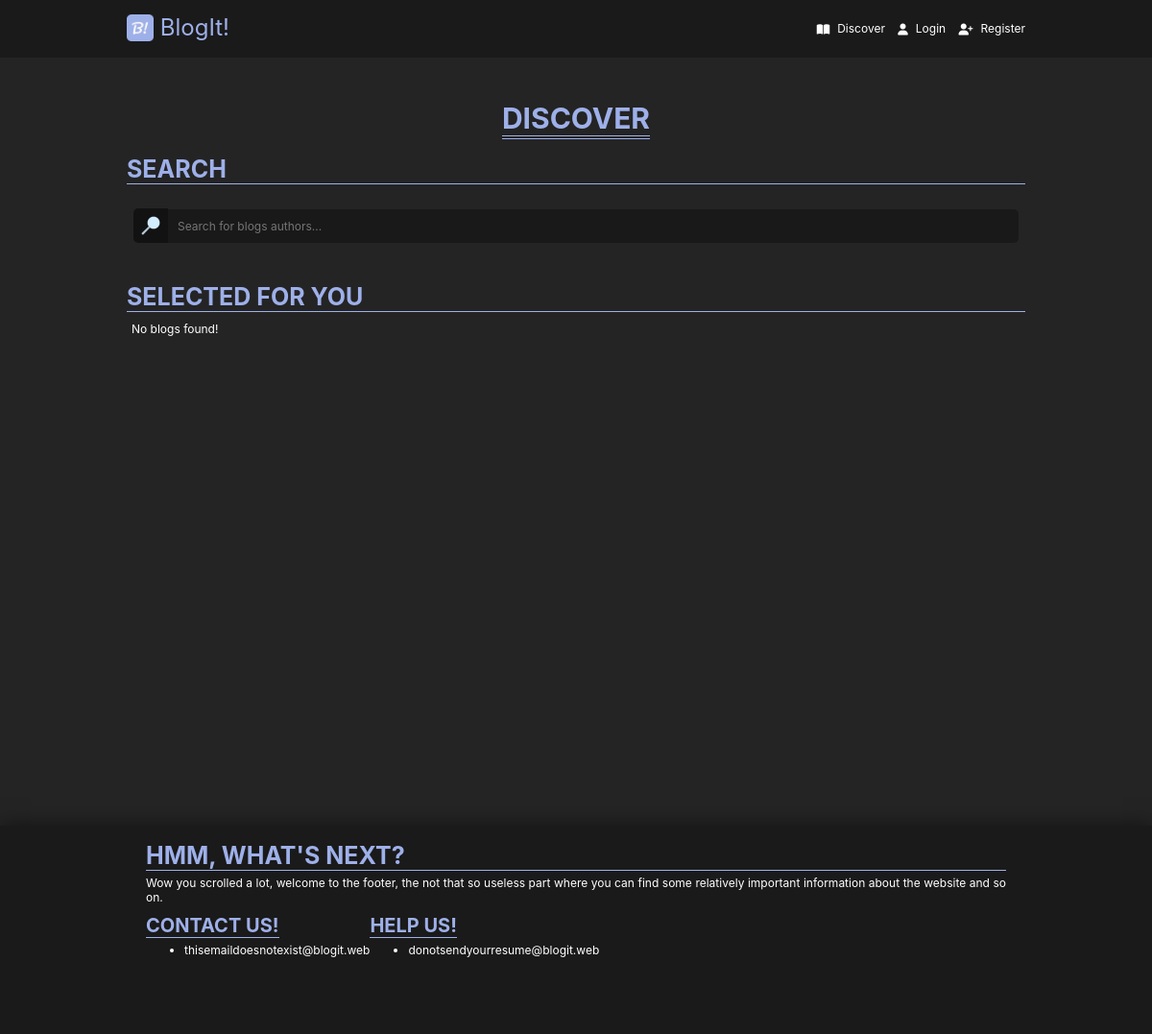
/discover.php, run on an earlier commit of the app's database.
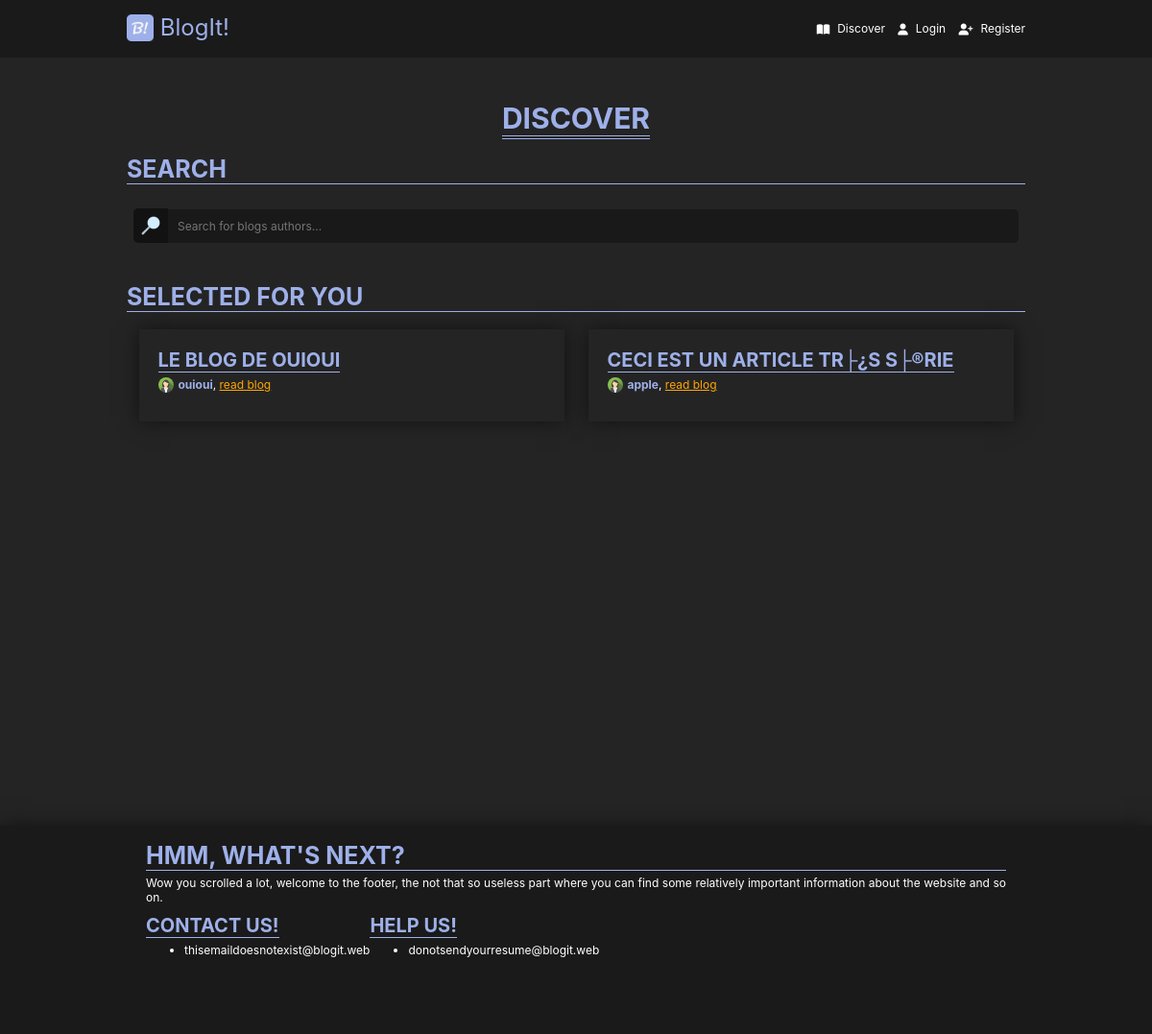
And on a later commit of the database.
### tables this page shows
CREATE TABLE `blogs` (
  `id` int(11) NOT NULL AUTO_INCREMENT,
  `title` varchar(32) NOT NULL,
  `authorId` int(11) NOT NULL,
  `content` text NOT NULL,
  PRIMARY KEY (`id`)
);

CREATE TABLE `accounts` (
  `id` int(11) NOT NULL AUTO_INCREMENT,
  `username` varchar(50) NOT NULL,
  `password` varchar(255) NOT NULL,
  `email` varchar(100) NOT NULL,
  `photo` varchar(100) NOT NULL DEFAULT './images/avatar.png',
  PRIMARY KEY (`id`)
);

### discover.php (the view, shortened to what this page needs)
<?= file_get_contents("./html/header.html") ?>
<link rel="stylesheet" href="./styles/discover.css">
</head>
<body>
  <?php require("./html/navbar.php") ?>
  <main>
    <h2>Discover</h2>
    <h3>Search</h3>
    <div class="row searchbar">
      <span class="searchIMG"></span>
      <input type="text" name="search" id="search" placeholder="Search for blogs authors..." required />
    </div>
    <div id="hideSearch">
      <h3>Selected for you</h3>
      <div class="blogs">
        <?php
        $conn = connectToMYSQL();
        $query = "SELECT `id`, `title`, `content`, `authorId` FROM `blogs` ORDER BY `id` DESC";
        $result = $conn->query($query);
        if ($result->num_rows > 0) {
          while ($row = $result->fetch_assoc()) {
            $id = $row["id"];
            $title = $row["title"];
            $content = $row["content"];
            $authorId = $row["authorId"];
            $content = substr($content, 0, 100);
            $content = $content . "...";
            if ($stmt3 = $conn->prepare("SELECT `username`, `photo` FROM `accounts` WHERE `id` = $authorId")) {
              $stmt3->execute();
              $stmt3->store_result();
              if ($stmt3->num_rows > 0) {
                $stmt3->bind_result($authorName, $authorPhoto);
              } else {
                $authorName = "Unknown User";
                $authorPhoto = "./images/avatar.png";
              }
            }
            echo "<div class='blog'>
            <h4>$title</h4>
            <span><img src='$authorPhoto' alt='profile'><strong>$authorName</strong>,&nbsp;<a href='./blog.php?id=$id'>read blog</a></span>
            <p id='$id'></p>
            <script id='silentScript$id'>
              document.getElementById('$id').innerHTML = converter.makeHtml(`$content`);
              document.getElementById('silentScript$id').remove();
            </script>
          </div>";
          }
        } else {
          echo "<p>No blogs found!</p>";
        }
        ?>
      </div>
    </div>
  </main>
</body>
<?= file_get_contents("./html/footer.html") ?>

### html/navbar.php
<nav>
  <ul>
    <li><a class="nav-title" href="./discover.php"><img src="./images/icon.png" alt="icon" height="28" width="28">&nbsp;BlogIt!</a></li>
    <li>
      <a href='./discover.php'><i class="fa-solid fa-book-open"></i>Discover</a>
      <?php
      if (isset($_SESSION["logged"])) echo "
          <a href='./myblog.php'><i class='fa-solid fa-file-lines'></i>My Blog</a>
          <a href='./profile.php'><i class='fa-solid fa-user'></i>Profile</a>
          <a href='./logout.php'><i class='fa-solid fa-arrow-right-to-bracket'></i>Logout</a>
        ";
      else echo "
          <a href='./login.php'><i class='fa-solid fa-user'></i>Login</a>
          <a href='./register.php'><i class='fa-solid fa-user-plus'></i>Register</a>
        ";
      ?>
    </li>
  </ul>
</nav>

### styles/main.css (style rules this page uses)
:root { --bg-color-important: #1a1a1a; --bg-color: #242424; --text-color: #fff; --text-color-hover: rgba(255, 255, 255, 0.5); --text-important-color: #9eb0e9; --text-color-warning: #ca1010; --text-color-success:rgb(59, 202, 16); --padding-normal: 20px; --footer-height: 50px; }
* { box-sizing: border-box; font-family: -apple-system, BlinkMacSystemFont, 'Segoe UI', Roboto, Oxygen, Ubuntu, Cantarell, 'Open Sans', 'Helvetica Neue', sans-serif; font-size: 12px; -webkit-font-smoothing: antialiased; -moz-osx-font-smoothing: grayscale; margin: 0; color: var(--text-color); }
a { color: orange; }
input, textarea { caret-color: var(--text-color) !important; }
main { max-width: 976px; width: 100%; margin: 0 auto; padding: var(--padding-normal); min-height: 100vh; }
footer { width: 100%; box-shadow: 0 0 var(--padding-normal) 0 rgba(0, 0, 0, 0.5); background-color: var(--bg-color-important); height: max-content; }
footer > div { max-width: calc(976px - var(--padding-normal) * 2); width: 100%; margin: 0 auto; padding: 0 var(--padding-normal) calc(var(--padding-normal) * 4); }
strong { color: var(--text-important-color); }
h1, h2, h3, h4, h5, h6 { margin: 0; color: var(--text-important-color); text-transform: uppercase; margin-bottom: 5px; }
h2 { font-size: 30px; padding-top: 25px; border-bottom: 4px double var(--text-important-color); width: fit-content; margin: 0 auto; }
h3 { font-size: 25px; padding-top: 16px; border-bottom: 1px solid var(--text-important-color); }
h4 { font-size: 20px; font-weight: bold; padding-top: 10px; border-bottom: 1px solid var(--text-important-color); width: fit-content; }
main > p, main > div { box-shadow: 0 0 var(--padding-normal) 0 rgba(0, 0, 0, 0.5); margin: 25px 0; padding: 25px; background-color: var(--bg-color); }
main > div p { padding: 5px; margin: 0 0 10px 0; }
nav { background-color: var(--bg-color-important); height: 60px; width: 100%; border: 0; }
nav ul { display: flex; margin: 0 auto; max-width: 976px; height: 100%; padding: 0 var(--padding-normal); align-items: center; justify-content: space-between; flex-wrap: wrap; }
nav ul li { list-style: none; }
nav ul li a { display: inline-flex; align-items: center; text-decoration: none; color: var(--text-color); margin-left: 10px; }
nav ul li .nav-title { flex: 1; font-size: 24px; padding: 0; margin: 0; color: var(--text-important-color); font-weight: normal; }
nav ul li a i { padding: 2px 8px 0 0; }
body { background-color: var(--bg-color); }
.row { display: flex; flex-direction: row; flex-wrap: wrap; align-items: center; justify-content: flex-start; }
.column { display: flex; flex-direction: column; flex-wrap: wrap; justify-content: center; }

### styles/discover.css (style rules this page uses)
.searchbar { justify-content: center; width: 100%; padding: 0; box-shadow: none; }
.searchbar > input { border: none; padding: calc(var(--padding-normal) / 2) calc(var(--padding-normal) / 2); }
.searchbar > input[type="text"] { max-width: 976px; width: calc(100% - 50px); border-radius: 0 5px 5px 0; background-color: rgba(0,0,0,.3); }
.searchbar > span { width: 36px; height: 36px; background: url("../images/search.png"); background-repeat: no-repeat; background-position: center; background-size: 20px 20px; background-color: rgba(0,0,0,.5); border-radius: 5px 0 0 5px; }
#hideSearch { padding: 0; box-shadow: none; }
.blogs { padding: 0; display: flex; flex-wrap: wrap; box-shadow: none; }
.blog { width: calc(468px - 25px); box-shadow: 0 0 var(--padding-normal) 0 rgba(0, 0, 0, 0.5); margin: 12.5px; padding: calc(var(--padding-normal) / 2) var(--padding-normal); background-color: var(--bg-color); }
.blog > span { display: flex; flex-direction: row; align-items: center; }
.blog > span > img { width: 16px; height: 16px; border-radius: 50%; margin-right: 5px; }

What changed in the data, as far as the page shows it:
added blogs: title "LE BLOG DE OUIOUI", authorId.photo (placeholder picture), authorId.username "ouioui"
added blogs: title "CECI EST UN ARTICLE TR├¿S S├®RIE", authorId.photo (placeholder picture), authorId.username "apple"
Also different on the page:
text no longer shown: "No blogs found!"
